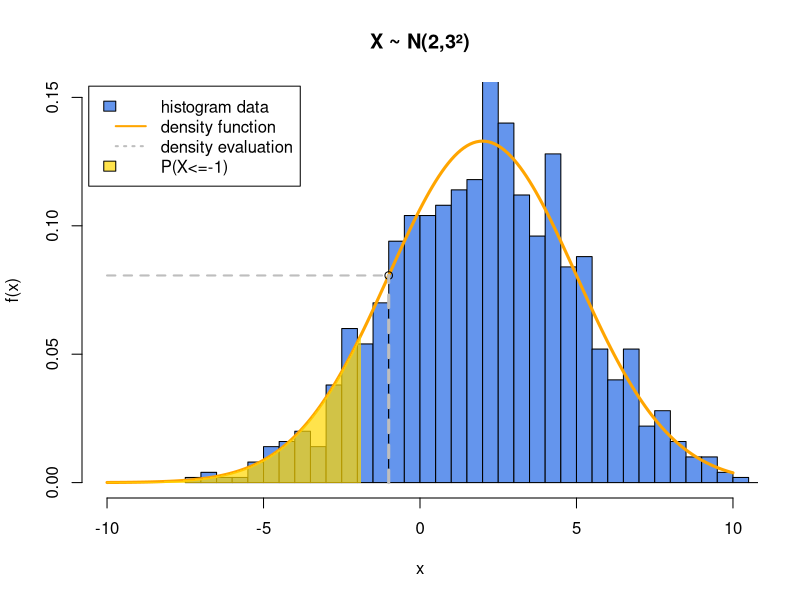
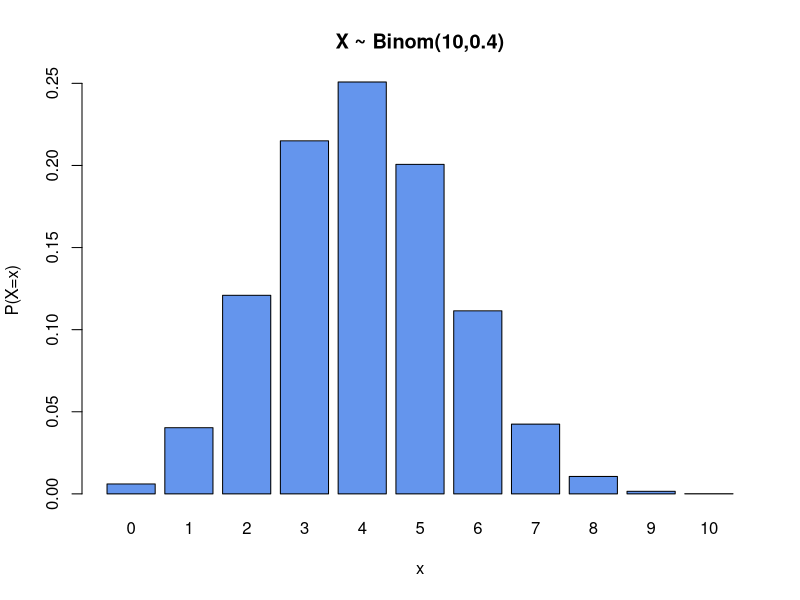
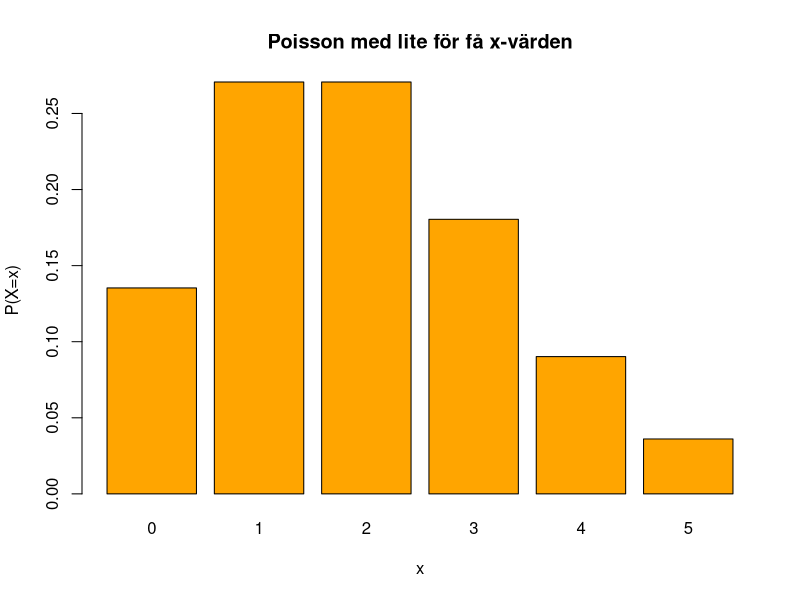
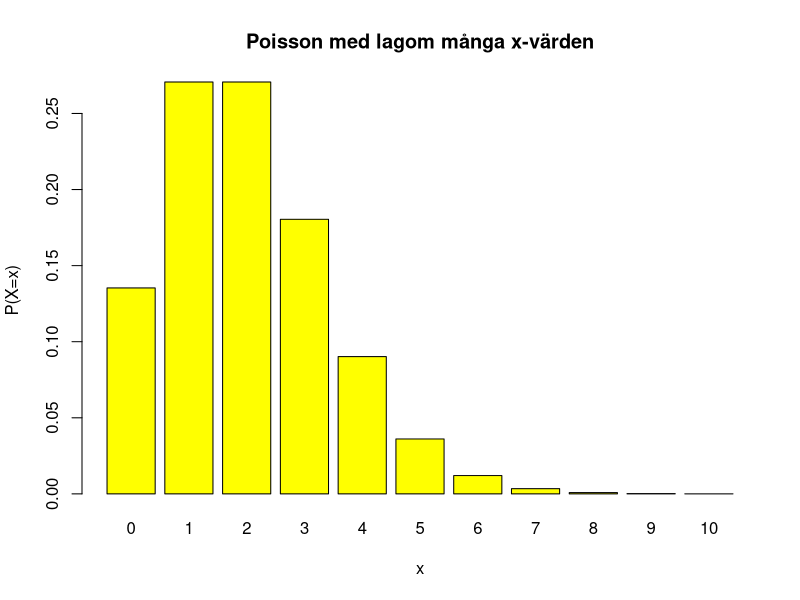
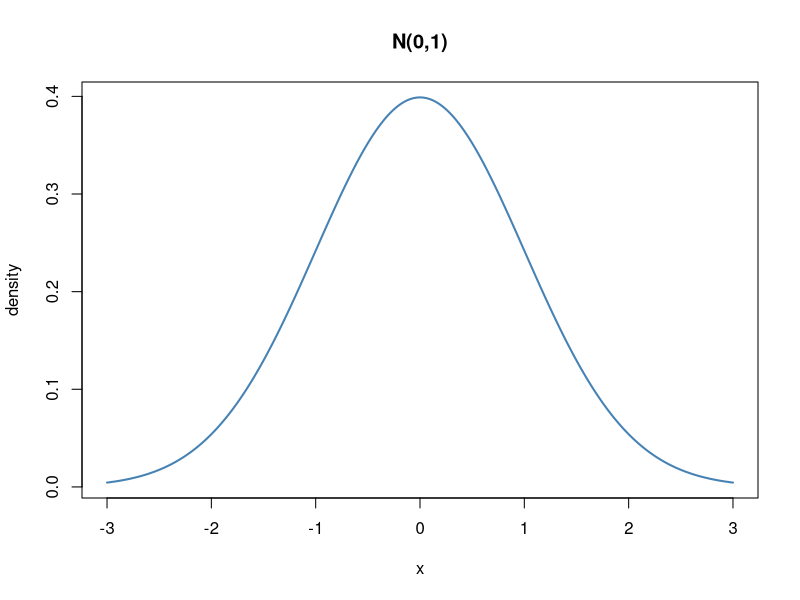

Here is the R script that generated these plots, in order:
## ---- chunk 1
    #| code-fold: true
    #| code-summary: "Visa mig koden!"
    m = 2       # mean for the normal distribution
    s = 3       # standard deviation for the normal distribution
    x = -1      # point where the density is evaluated
    x_grid = seq(-10, 10, by = 0.1) # a vector of x-values for which we evaluate the density f(x)
    x_sample = rnorm(n = 1000, mean = m, sd = s)
    dens_norm = dnorm(x_grid, mean = m, sd = s)  # density (x) for all values in vector xgrid
    quantile10 = qnorm(0.1, mean = m, sd = s)    # 10% percentile

    # Plotting - a lot of code because I want pretty colors and legends. Sorry.
    hist(x_sample, breaks = 50, freq = F, main = "X ~ N(2,3²)", ylim = c(0,0.15), 
         xlim = c(-10,10), xlab = "x", ylab = "f(x)", col = "cornflowerblue") # freq = F gives us proportions
    lines(x_grid, dens_norm, lwd = 3, col = "orange")
    density_at_x = dnorm(x, mean = m, sd = s)
    points(x, density_at_x)
    lines(x = c(x,x), c(0,density_at_x), col = "gray", lty = 2, lwd = 3)
    lines(x = c(-10,x), c(density_at_x,density_at_x), col = "gray", lty = 2, lwd = 2)
    x_lower = x_grid[x_grid < quantile10]
    polygon(x = c(x_lower, rev(x_lower)), border = NA,
            y = c(rep(0, length(x_lower)), rev(dnorm(x_lower, mean = m, sd = s))), 
            col = rgb(1,0.8431373,0, alpha = 0.7)
    )
    legend("topleft", inset=.01, 
           legend=c("histogram data", "density function", "density evaluation", "P(X<=-1)"),
           col=c("cornflowerblue", "orange", "gray"), 
           lty = c(NA, 1, 3, NA), 
           lwd = c(NA, 2, 2, NA), 
           fill = c("cornflowerblue", NA, NA, rgb(1,0.8431373,0, alpha = 0.7)), 
           border = c(1,0,0,1), cex=1
    )
## ---- chunk 2
#| echo: false
message(paste("dnorm to compute density at", x), ": f(x) = ", dnorm(x, mean = m, sd = s))
message(paste("pnorm to compute prob that X is lower than", x), ": P(X<=x) = ", pnorm(x, mean = m, sd = s))
message(paste("qnorm to compute 10% quantile of X as ", qnorm(p = 0.10, mean = m, sd = s)))
## ---- chunk 3
dnorm(x = c(-1,0,1), mean = 0, sd = 1)
## ---- chunk 4
dnorm(x = c(-1,0,1), mean = c(0, 0.5, 3), sd = 1)
## ---- chunk 5
n = 10
p = 0.4
xvalues = seq(0,n) # en vektor med alla möjliga utfall på X, dvs 0,1,2,...,n
probs = dbinom(x = xvalues, size = n, prob = p) # vektoriserat 
probs
## ---- chunk 6
names(probs) <- xvalues
barplot(probs, col = "cornflowerblue", ylab = "P(X=x)", xlab = "x", main = "X ~ Binom(10,0.4)")
## ---- chunk 7
xvalues = 0:5
probs = dpois(x = xvalues, lambda = 2)
names(probs) <- xvalues
barplot(probs, col = "orange", xlab  = "x", ylab = "P(X=x)", main = "Poisson med lite för få x-värden")
## ---- chunk 8
xvalues = 0:10
probs = dpois(x = xvalues, lambda = 2)
names(probs) <- xvalues
barplot(probs, col = "yellow", xlab  = "x", ylab = "P(X=x)", main = "Poisson med lagom många x-värden")
## ---- chunk 9
xvalues = seq(-3, 3, by = 0.01) # by=0.01 talar om att vi vill ha avstånd 0.01 mellan värdena.
density_values = dnorm(xvalues, mean = 0, sd = 1)
plot(xvalues, density_values, type = "l", xlab = "x", ylab = "density", main = "N(0,1)",
     col = "steelblue", lwd = 2) # lwd är line width, dvs tjocklek på linje.
## ---- chunk 10
# Write your code here
## ---- chunk 11
# Write your code here
## ---- chunk 12
# Write your code here
## ---- chunk 13
# Write your code here
## ---- chunk 14
# Write your code here
## ---- chunk 15
# Write your code here
## ---- chunk 16
# Write your code here
## ---- chunk 17
# Write your code here
## ---- chunk 18
# Write your code here
## ---- chunk 19
visits_per_hour = c(0, 1,  6,  0,  1,  0,  1,  0,  3,  0,  0,  0,  0,  2,  2, 
                    0,  1,  9,  1,  1,  0,  1,  0,  0)
## ---- chunk 20
# Write your code here
## ---- chunk 21
# Write your code here
## ---- chunk 22
# Write your code here
